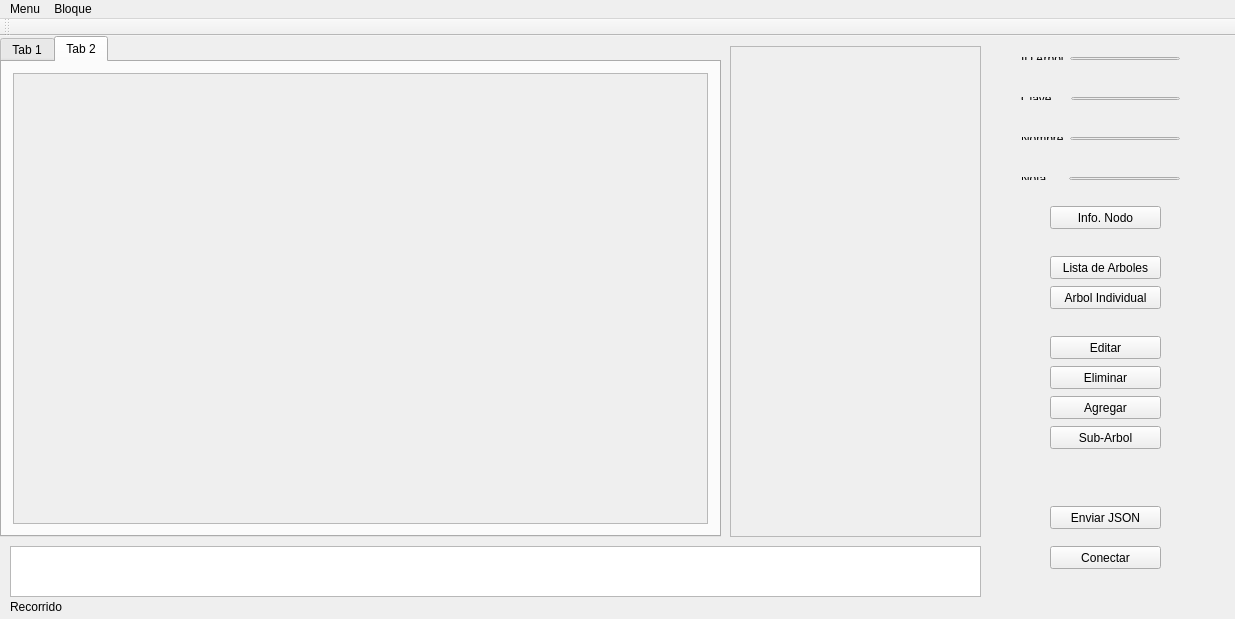
<?xml version="1.0" encoding="UTF-8"?>
<ui version="4.0">
 <class>MainWindow</class>
 <widget class="QMainWindow" name="MainWindow">
  <property name="geometry">
   <rect>
    <x>0</x>
    <y>0</y>
    <width>1235</width>
    <height>619</height>
   </rect>
  </property>
  <property name="windowTitle">
   <string>Practica2</string>
  </property>
  <widget class="QWidget" name="centralWidget">
   <widget class="QPushButton" name="pushButton">
    <property name="geometry">
     <rect>
      <x>1050</x>
      <y>220</y>
      <width>111</width>
      <height>23</height>
     </rect>
    </property>
    <property name="text">
     <string>Lista de Arboles</string>
    </property>
   </widget>
   <widget class="QScrollArea" name="scrollArea_2">
    <property name="geometry">
     <rect>
      <x>730</x>
      <y>10</y>
      <width>251</width>
      <height>491</height>
     </rect>
    </property>
    <property name="widgetResizable">
     <bool>true</bool>
    </property>
    <widget class="QWidget" name="scrollAreaWidgetContents_2">
     <property name="geometry">
      <rect>
       <x>0</x>
       <y>0</y>
       <width>249</width>
       <height>489</height>
      </rect>
     </property>
     <layout class="QGridLayout" name="gridLayout_2">
      <item row="0" column="0">
       <widget class="QLabel" name="label_2">
        <property name="text">
         <string/>
        </property>
       </widget>
      </item>
     </layout>
    </widget>
   </widget>
   <widget class="QWidget" name="layoutWidget">
    <property name="geometry">
     <rect>
      <x>1010</x>
      <y>50</y>
      <width>181</width>
      <height>25</height>
     </rect>
    </property>
    <layout class="QGridLayout" name="gridLayout_4">
     <item row="0" column="0">
      <widget class="QLabel" name="label_4">
       <property name="text">
        <string>Clave    </string>
       </property>
      </widget>
     </item>
     <item row="0" column="1">
      <widget class="QLineEdit" name="lineEdit_2"/>
     </item>
    </layout>
   </widget>
   <widget class="QLabel" name="label_5">
    <property name="geometry">
     <rect>
      <x>10</x>
      <y>560</y>
      <width>59</width>
      <height>21</height>
     </rect>
    </property>
    <property name="text">
     <string>Recorrido</string>
    </property>
   </widget>
   <widget class="QWidget" name="layoutWidget">
    <property name="geometry">
     <rect>
      <x>1010</x>
      <y>10</y>
      <width>181</width>
      <height>25</height>
     </rect>
    </property>
    <layout class="QGridLayout" name="gridLayout_3">
     <item row="0" column="0">
      <widget class="QLabel" name="label_3">
       <property name="text">
        <string>ID Arbol</string>
       </property>
      </widget>
     </item>
     <item row="0" column="1">
      <widget class="QLineEdit" name="lineEdit"/>
     </item>
    </layout>
   </widget>
   <widget class="QTextEdit" name="textEdit">
    <property name="geometry">
     <rect>
      <x>10</x>
      <y>510</y>
      <width>971</width>
      <height>51</height>
     </rect>
    </property>
   </widget>
   <widget class="QPushButton" name="pushButton_2">
    <property name="geometry">
     <rect>
      <x>1050</x>
      <y>250</y>
      <width>111</width>
      <height>23</height>
     </rect>
    </property>
    <property name="text">
     <string>Arbol Individual</string>
    </property>
   </widget>
   <widget class="QWidget" name="layoutWidget_2">
    <property name="geometry">
     <rect>
      <x>1010</x>
      <y>90</y>
      <width>181</width>
      <height>25</height>
     </rect>
    </property>
    <layout class="QGridLayout" name="gridLayout_5">
     <item row="0" column="0">
      <widget class="QLabel" name="label_6">
       <property name="text">
        <string>Nombre</string>
       </property>
      </widget>
     </item>
     <item row="0" column="1">
      <widget class="QLineEdit" name="lineEdit_3"/>
     </item>
    </layout>
   </widget>
   <widget class="QWidget" name="layoutWidget_3">
    <property name="geometry">
     <rect>
      <x>1010</x>
      <y>130</y>
      <width>181</width>
      <height>25</height>
     </rect>
    </property>
    <layout class="QGridLayout" name="gridLayout_6">
     <item row="0" column="0">
      <widget class="QLabel" name="label_7">
       <property name="text">
        <string>Nota     </string>
       </property>
      </widget>
     </item>
     <item row="0" column="1">
      <widget class="QLineEdit" name="lineEdit_4"/>
     </item>
    </layout>
   </widget>
   <widget class="QPushButton" name="pushButton_3">
    <property name="geometry">
     <rect>
      <x>1050</x>
      <y>300</y>
      <width>111</width>
      <height>23</height>
     </rect>
    </property>
    <property name="text">
     <string>Editar</string>
    </property>
   </widget>
   <widget class="QPushButton" name="pushButton_4">
    <property name="geometry">
     <rect>
      <x>1050</x>
      <y>330</y>
      <width>111</width>
      <height>23</height>
     </rect>
    </property>
    <property name="text">
     <string>Eliminar</string>
    </property>
   </widget>
   <widget class="QPushButton" name="pushButton_5">
    <property name="geometry">
     <rect>
      <x>1050</x>
      <y>360</y>
      <width>111</width>
      <height>23</height>
     </rect>
    </property>
    <property name="text">
     <string>Agregar</string>
    </property>
   </widget>
   <widget class="QPushButton" name="pushButton_6">
    <property name="geometry">
     <rect>
      <x>1050</x>
      <y>390</y>
      <width>111</width>
      <height>23</height>
     </rect>
    </property>
    <property name="text">
     <string>Sub-Arbol</string>
    </property>
   </widget>
   <widget class="QTabWidget" name="tabWidget">
    <property name="geometry">
     <rect>
      <x>0</x>
      <y>0</y>
      <width>721</width>
      <height>501</height>
     </rect>
    </property>
    <property name="currentIndex">
     <number>1</number>
    </property>
    <widget class="QWidget" name="tab">
     <attribute name="title">
      <string>Tab 1</string>
     </attribute>
     <layout class="QGridLayout" name="gridLayout_7">
      <item row="0" column="0">
       <widget class="QScrollArea" name="scrollArea">
        <property name="widgetResizable">
         <bool>true</bool>
        </property>
        <widget class="QWidget" name="scrollAreaWidgetContents">
         <property name="geometry">
          <rect>
           <x>0</x>
           <y>0</y>
           <width>697</width>
           <height>452</height>
          </rect>
         </property>
         <layout class="QGridLayout" name="gridLayout">
          <item row="0" column="0">
           <widget class="QLabel" name="label">
            <property name="text">
             <string/>
            </property>
           </widget>
          </item>
         </layout>
        </widget>
       </widget>
      </item>
     </layout>
    </widget>
    <widget class="QWidget" name="tab_2">
     <attribute name="title">
      <string>Tab 2</string>
     </attribute>
     <layout class="QGridLayout" name="gridLayout_9">
      <item row="0" column="0">
       <widget class="QScrollArea" name="scrollArea_3">
        <property name="widgetResizable">
         <bool>true</bool>
        </property>
        <widget class="QWidget" name="scrollAreaWidgetContents_3">
         <property name="geometry">
          <rect>
           <x>0</x>
           <y>0</y>
           <width>697</width>
           <height>452</height>
          </rect>
         </property>
         <layout class="QGridLayout" name="gridLayout_8">
          <item row="0" column="0">
           <widget class="QLabel" name="label_8">
            <property name="text">
             <string/>
            </property>
           </widget>
          </item>
         </layout>
        </widget>
       </widget>
      </item>
     </layout>
    </widget>
   </widget>
   <widget class="QPushButton" name="pushButton_7">
    <property name="geometry">
     <rect>
      <x>1050</x>
      <y>170</y>
      <width>111</width>
      <height>23</height>
     </rect>
    </property>
    <property name="text">
     <string>Info. Nodo</string>
    </property>
   </widget>
   <widget class="QPushButton" name="pushButton_8">
    <property name="geometry">
     <rect>
      <x>1050</x>
      <y>470</y>
      <width>111</width>
      <height>23</height>
     </rect>
    </property>
    <property name="text">
     <string>Enviar JSON</string>
    </property>
   </widget>
   <widget class="QPushButton" name="pushButton_9">
    <property name="geometry">
     <rect>
      <x>1050</x>
      <y>510</y>
      <width>111</width>
      <height>23</height>
     </rect>
    </property>
    <property name="text">
     <string>Conectar</string>
    </property>
   </widget>
  </widget>
  <widget class="QMenuBar" name="menuBar">
   <property name="geometry">
    <rect>
     <x>0</x>
     <y>0</y>
     <width>1235</width>
     <height>20</height>
    </rect>
   </property>
   <widget class="QMenu" name="menuMenu">
    <property name="title">
     <string>Menu</string>
    </property>
    <widget class="QMenu" name="menuRecorridos">
     <property name="title">
      <string>Recorridos</string>
     </property>
     <addaction name="actionInOrden"/>
     <addaction name="actionPostOrden"/>
     <addaction name="actionPreOrden"/>
     <addaction name="actionAmplitud"/>
    </widget>
    <addaction name="actionCargar_Archivo"/>
    <addaction name="menuRecorridos"/>
   </widget>
   <widget class="QMenu" name="menuBloque">
    <property name="title">
     <string>Bloque</string>
    </property>
    <addaction name="actionLlave_Unica"/>
   </widget>
   <addaction name="menuMenu"/>
   <addaction name="menuBloque"/>
  </widget>
  <widget class="QToolBar" name="mainToolBar">
   <attribute name="toolBarArea">
    <enum>TopToolBarArea</enum>
   </attribute>
   <attribute name="toolBarBreak">
    <bool>false</bool>
   </attribute>
  </widget>
  <action name="actionCargar_Archivo">
   <property name="text">
    <string>Cargar</string>
   </property>
  </action>
  <action name="actionInOrden">
   <property name="text">
    <string>InOrden</string>
   </property>
  </action>
  <action name="actionPostOrden">
   <property name="text">
    <string>PostOrden</string>
   </property>
  </action>
  <action name="actionPreOrden">
   <property name="text">
    <string>PreOrden</string>
   </property>
  </action>
  <action name="actionAmplitud">
   <property name="text">
    <string>Amplitud</string>
   </property>
  </action>
  <action name="actionLlave_Unica">
   <property name="text">
    <string>Crear Bloque</string>
   </property>
  </action>
 </widget>
 <layoutdefault spacing="6" margin="11"/>
 <resources/>
 <connections/>
</ui>
